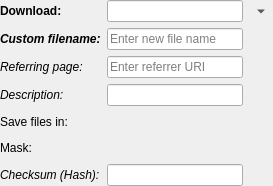
<?xml version="1.0" encoding="UTF-8"?>
<ui version="4.0">
 <class>UrlFormWidget</class>
 <widget class="QWidget" name="UrlFormWidget">
  <property name="geometry">
   <rect>
    <x>0</x>
    <y>0</y>
    <width>273</width>
    <height>180</height>
   </rect>
  </property>
  <layout class="QHBoxLayout" name="horizontalLayout_2">
   <property name="leftMargin">
    <number>0</number>
   </property>
   <property name="topMargin">
    <number>0</number>
   </property>
   <property name="rightMargin">
    <number>0</number>
   </property>
   <property name="bottomMargin">
    <number>0</number>
   </property>
   <item>
    <layout class="QHBoxLayout" name="horizontalLayout" stretch="1,0">
     <item>
      <layout class="QGridLayout" name="gridLayout">
       <item row="5" column="0">
        <widget class="QLabel" name="maskLabel">
         <property name="font">
          <font>
           <family>Segoe UI</family>
           <pointsize>9</pointsize>
           <weight>50</weight>
           <italic>false</italic>
           <bold>false</bold>
          </font>
         </property>
         <property name="text">
          <string>Mask:</string>
         </property>
        </widget>
       </item>
       <item row="1" column="1">
        <widget class="QLineEdit" name="customFileNameLineEdit">
         <property name="placeholderText">
          <string>Enter new file name</string>
         </property>
        </widget>
       </item>
       <item row="0" column="0">
        <widget class="QLabel" name="urlLabel">
         <property name="font">
          <font>
           <family>Segoe UI</family>
           <pointsize>9</pointsize>
           <weight>75</weight>
           <bold>true</bold>
          </font>
         </property>
         <property name="text">
          <string>Download:</string>
         </property>
        </widget>
       </item>
       <item row="2" column="1">
        <widget class="QLineEdit" name="referringPageLineEdit">
         <property name="placeholderText">
          <string>Enter referrer URI</string>
         </property>
        </widget>
       </item>
       <item row="3" column="1">
        <widget class="QLineEdit" name="descriptionLineEdit"/>
       </item>
       <item row="4" column="1">
        <widget class="PathWidget" name="pathWidget" native="true">
         <property name="sizePolicy">
          <sizepolicy hsizetype="Expanding" vsizetype="Fixed">
           <horstretch>0</horstretch>
           <verstretch>0</verstretch>
          </sizepolicy>
         </property>
         <property name="minimumSize">
          <size>
           <width>0</width>
           <height>20</height>
          </size>
         </property>
         <property name="focusPolicy">
          <enum>Qt::StrongFocus</enum>
         </property>
        </widget>
       </item>
       <item row="6" column="0">
        <widget class="QLabel" name="hashLabel">
         <property name="font">
          <font>
           <family>Segoe UI</family>
           <pointsize>9</pointsize>
           <weight>50</weight>
           <italic>true</italic>
           <bold>false</bold>
          </font>
         </property>
         <property name="text">
          <string>Checksum (Hash):</string>
         </property>
        </widget>
       </item>
       <item row="2" column="0">
        <widget class="QLabel" name="referringPageLabel">
         <property name="font">
          <font>
           <family>Segoe UI</family>
           <pointsize>9</pointsize>
           <weight>50</weight>
           <italic>true</italic>
           <bold>false</bold>
          </font>
         </property>
         <property name="text">
          <string>Referring page:</string>
         </property>
        </widget>
       </item>
       <item row="0" column="1">
        <widget class="UrlLineEdit" name="urlLineEdit"/>
       </item>
       <item row="5" column="1">
        <widget class="MaskWidget" name="maskWidget" native="true">
         <property name="sizePolicy">
          <sizepolicy hsizetype="Expanding" vsizetype="Fixed">
           <horstretch>0</horstretch>
           <verstretch>0</verstretch>
          </sizepolicy>
         </property>
         <property name="minimumSize">
          <size>
           <width>0</width>
           <height>20</height>
          </size>
         </property>
         <property name="focusPolicy">
          <enum>Qt::StrongFocus</enum>
         </property>
        </widget>
       </item>
       <item row="3" column="0">
        <widget class="QLabel" name="descriptionLabel">
         <property name="font">
          <font>
           <family>Segoe UI</family>
           <pointsize>9</pointsize>
           <weight>50</weight>
           <italic>true</italic>
           <bold>false</bold>
          </font>
         </property>
         <property name="text">
          <string>Description:</string>
         </property>
        </widget>
       </item>
       <item row="6" column="1">
        <widget class="QLineEdit" name="hashLineEdit"/>
       </item>
       <item row="1" column="0">
        <widget class="QLabel" name="customFileNameLabel">
         <property name="font">
          <font>
           <family>Segoe UI</family>
           <pointsize>9</pointsize>
           <weight>75</weight>
           <italic>true</italic>
           <bold>true</bold>
          </font>
         </property>
         <property name="text">
          <string>Custom filename:</string>
         </property>
        </widget>
       </item>
       <item row="4" column="0">
        <widget class="QLabel" name="pathLabel">
         <property name="font">
          <font>
           <family>Segoe UI</family>
           <pointsize>9</pointsize>
           <weight>50</weight>
           <italic>false</italic>
           <bold>false</bold>
          </font>
         </property>
         <property name="text">
          <string>Save files in:</string>
         </property>
        </widget>
       </item>
      </layout>
     </item>
     <item>
      <layout class="QVBoxLayout" name="verticalLayout">
       <item>
        <widget class="QToolButton" name="collapseButton">
         <property name="text">
          <string notr="true"/>
         </property>
         <property name="checkable">
          <bool>false</bool>
         </property>
         <property name="autoRaise">
          <bool>true</bool>
         </property>
         <property name="arrowType">
          <enum>Qt::DownArrow</enum>
         </property>
        </widget>
       </item>
       <item>
        <spacer name="verticalSpacer">
         <property name="orientation">
          <enum>Qt::Vertical</enum>
         </property>
         <property name="sizeHint" stdset="0">
          <size>
           <width>20</width>
           <height>0</height>
          </size>
         </property>
        </spacer>
       </item>
      </layout>
     </item>
    </layout>
   </item>
  </layout>
 </widget>
 <customwidgets>
  <customwidget>
   <class>PathWidget</class>
   <extends>QWidget</extends>
   <header>Widgets/PathWidget</header>
   <container>1</container>
  </customwidget>
  <customwidget>
   <class>MaskWidget</class>
   <extends>QWidget</extends>
   <header>Widgets/MaskWidget</header>
   <container>1</container>
  </customwidget>
  <customwidget>
   <class>UrlLineEdit</class>
   <extends>QLineEdit</extends>
   <header>Widgets/UrlLineEdit</header>
  </customwidget>
 </customwidgets>
 <tabstops>
  <tabstop>urlLineEdit</tabstop>
  <tabstop>customFileNameLineEdit</tabstop>
  <tabstop>referringPageLineEdit</tabstop>
  <tabstop>descriptionLineEdit</tabstop>
  <tabstop>pathWidget</tabstop>
  <tabstop>maskWidget</tabstop>
  <tabstop>hashLineEdit</tabstop>
 </tabstops>
 <resources/>
 <connections/>
</ui>
